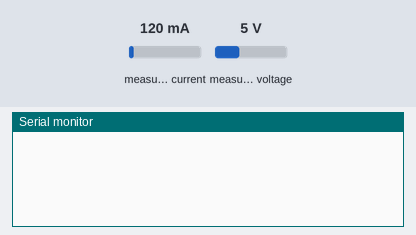
The sketch below on a simulated Arduino Uno, built with avr-gcc and run on an emulated ATmega328P. On the bench: the last lines printed to the serial monitor. The test bench sets the inputs (shaded band); at power-on: measured current 120 mA, measured voltage 5 V.

Above: at 1.2 s.
1.3 s: measured current set to 40 mA
At 3.4 s:
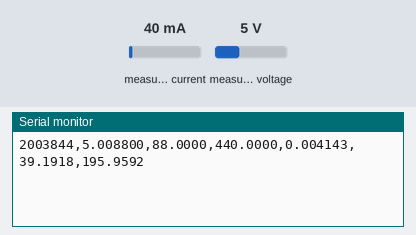
4.3 s: measured voltage set to 0.3 V
At 5.1 s:
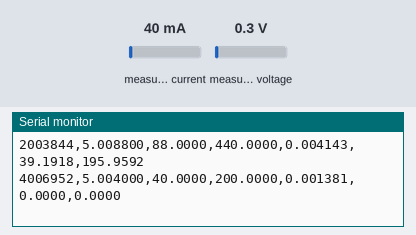
5.8 s: measured current set to 500 mA
At 6.5 s:
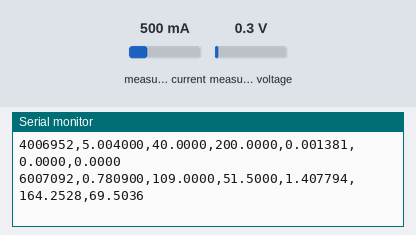
Timing chart, 0 to 8.8 s (numbered marks = the images above; inputs shaded):
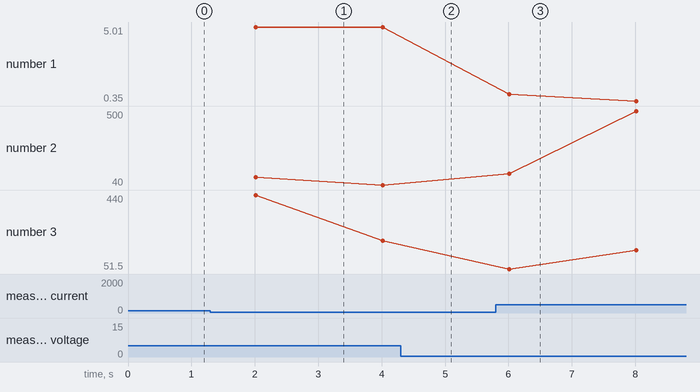

The sketch:

INA219_PowerStability.ino
```cpp
#include <Wire.h>
#include <Adafruit_INA219.h>
#include <math.h>

#ifndef BB_SAMPLE_INTERVAL_US
#define BB_SAMPLE_INTERVAL_US 100000UL
#endif
#ifndef BB_WINDOW_SAMPLES
#define BB_WINDOW_SAMPLES 20
#endif

Adafruit_INA219 ina;
unsigned long last_us=0;
unsigned int n=0;
double sv=0,si=0,sp=0,sv2=0,si2=0,sp2=0;

void failSensor(){ pinMode(LED_BUILTIN,OUTPUT); while(true){ digitalWrite(LED_BUILTIN,HIGH); delay(120); digitalWrite(LED_BUILTIN,LOW); delay(120);} }
void setup(){ Serial.begin(115200); if(!ina.begin()) failSensor(); }
void loop(){
  unsigned long now=micros(); if((unsigned long)(now-last_us)<BB_SAMPLE_INTERVAL_US) return; last_us=now;
  double v=ina.getBusVoltage_V()+ina.getShuntVoltage_mV()/1000.0;
  double i=ina.getCurrent_mA(); double p=ina.getPower_mW();
  sv+=v; si+=i; sp+=p; sv2+=v*v; si2+=i*i; sp2+=p*p; n++;
  if(n<BB_WINDOW_SAMPLES) return;
  double mv=sv/n,mi=si/n,mp=sp/n; double vv=sv2/n-mv*mv,vi=si2/n-mi*mi,vp=sp2/n-mp*mp;
  if(vv<0)vv=0; if(vi<0)vi=0; if(vp<0)vp=0;
  Serial.print(now); Serial.print(','); Serial.print(mv,6); Serial.print(','); Serial.print(mi,4); Serial.print(','); Serial.print(mp,4); Serial.print(','); Serial.print(sqrt(vv),6); Serial.print(','); Serial.print(sqrt(vi),4); Serial.print(','); Serial.println(sqrt(vp),4);
  n=0; sv=si=sp=sv2=si2=sp2=0;
}
```

Measured:
- after the input at 1.3 s, the serial monitor: prints a new line after 0.71 s (image 1)
- after the input at 5.8 s, the serial monitor: prints a new line after 0.22 s (image 3)
- plotted number 1: 5 → 0.35 after the input at 5.8 s
- plotted number 2: 40 → 500 after the input at 5.8 s
- plotted number 3: 200 → 150 after the input at 5.8 s
